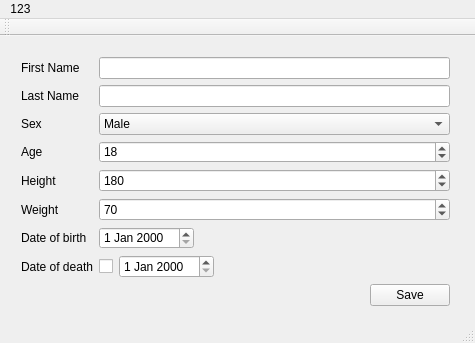
<?xml version="1.0" encoding="UTF-8"?>
<ui version="4.0">
 <class>MainWindow</class>
 <widget class="QMainWindow" name="MainWindow">
  <property name="geometry">
   <rect>
    <x>0</x>
    <y>0</y>
    <width>475</width>
    <height>343</height>
   </rect>
  </property>
  <property name="windowTitle">
   <string>MainWindow</string>
  </property>
  <widget class="QWidget" name="centralWidget">
   <widget class="QWidget" name="formLayoutWidget">
    <property name="geometry">
     <rect>
      <x>10</x>
      <y>10</y>
      <width>451</width>
      <height>271</height>
     </rect>
    </property>
    <layout class="QFormLayout" name="formLayout">
     <item row="0" column="0">
      <widget class="QLabel" name="FN">
       <property name="text">
        <string>First Name</string>
       </property>
      </widget>
     </item>
     <item row="1" column="0">
      <widget class="QLabel" name="LN">
       <property name="text">
        <string>Last Name</string>
       </property>
      </widget>
     </item>
     <item row="2" column="0">
      <widget class="QLabel" name="Sex">
       <property name="text">
        <string>Sex</string>
       </property>
      </widget>
     </item>
     <item row="2" column="1">
      <widget class="QComboBox" name="SexBox">
       <item>
        <property name="text">
         <string>Male</string>
        </property>
       </item>
       <item>
        <property name="text">
         <string>Female</string>
        </property>
       </item>
      </widget>
     </item>
     <item row="3" column="0">
      <widget class="QLabel" name="Age">
       <property name="text">
        <string>Age</string>
       </property>
      </widget>
     </item>
     <item row="3" column="1">
      <widget class="QSpinBox" name="AgeBox">
       <property name="minimum">
        <number>-9999999</number>
       </property>
       <property name="maximum">
        <number>9999999</number>
       </property>
       <property name="value">
        <number>18</number>
       </property>
      </widget>
     </item>
     <item row="4" column="0">
      <widget class="QLabel" name="Height">
       <property name="text">
        <string>Height</string>
       </property>
      </widget>
     </item>
     <item row="4" column="1">
      <widget class="QSpinBox" name="HeightBox">
       <property name="minimum">
        <number>-9999999</number>
       </property>
       <property name="maximum">
        <number>9999999</number>
       </property>
       <property name="value">
        <number>180</number>
       </property>
      </widget>
     </item>
     <item row="5" column="0">
      <widget class="QLabel" name="Weight">
       <property name="text">
        <string>Weight</string>
       </property>
      </widget>
     </item>
     <item row="5" column="1">
      <widget class="QSpinBox" name="WeightBox">
       <property name="minimum">
        <number>-9999999</number>
       </property>
       <property name="maximum">
        <number>9999999</number>
       </property>
       <property name="value">
        <number>70</number>
       </property>
      </widget>
     </item>
     <item row="6" column="0">
      <widget class="QLabel" name="DOB">
       <property name="text">
        <string>Date of birth</string>
       </property>
      </widget>
     </item>
     <item row="6" column="1">
      <layout class="QHBoxLayout" name="horizontalLayout_2">
       <item>
        <widget class="QDateEdit" name="DOBEdit"/>
       </item>
       <item>
        <spacer name="horizontalSpacer_2">
         <property name="orientation">
          <enum>Qt::Horizontal</enum>
         </property>
         <property name="sizeHint" stdset="0">
          <size>
           <width>40</width>
           <height>20</height>
          </size>
         </property>
        </spacer>
       </item>
      </layout>
     </item>
     <item row="7" column="0">
      <widget class="QLabel" name="DOD">
       <property name="text">
        <string>Date of death</string>
       </property>
      </widget>
     </item>
     <item row="7" column="1">
      <layout class="QHBoxLayout" name="horizontalLayout">
       <item>
        <widget class="QCheckBox" name="DODCheck">
         <property name="text">
          <string/>
         </property>
        </widget>
       </item>
       <item>
        <widget class="QDateEdit" name="DODEdit"/>
       </item>
       <item>
        <spacer name="horizontalSpacer">
         <property name="orientation">
          <enum>Qt::Horizontal</enum>
         </property>
         <property name="sizeHint" stdset="0">
          <size>
           <width>1</width>
           <height>1</height>
          </size>
         </property>
        </spacer>
       </item>
      </layout>
     </item>
     <item row="8" column="1">
      <layout class="QHBoxLayout" name="horizontalLayout_3">
       <item>
        <spacer name="horizontalSpacer_3">
         <property name="orientation">
          <enum>Qt::Horizontal</enum>
         </property>
         <property name="sizeHint" stdset="0">
          <size>
           <width>40</width>
           <height>20</height>
          </size>
         </property>
        </spacer>
       </item>
       <item>
        <widget class="QPushButton" name="SaveButton">
         <property name="text">
          <string>Save</string>
         </property>
        </widget>
       </item>
      </layout>
     </item>
     <item row="0" column="1">
      <widget class="QLineEdit" name="FNText"/>
     </item>
     <item row="1" column="1">
      <widget class="QLineEdit" name="LNText"/>
     </item>
    </layout>
   </widget>
  </widget>
  <widget class="QMenuBar" name="menuBar">
   <property name="geometry">
    <rect>
     <x>0</x>
     <y>0</y>
     <width>475</width>
     <height>18</height>
    </rect>
   </property>
   <widget class="QMenu" name="mainMenu">
    <property name="title">
     <string>123</string>
    </property>
    <widget class="QMenu" name="firstMenu">
     <property name="title">
      <string>first</string>
     </property>
     <addaction name="firstAction"/>
     <addaction name="secondAction"/>
    </widget>
    <addaction name="firstMenu"/>
    <addaction name="subAction"/>
   </widget>
   <addaction name="mainMenu"/>
  </widget>
  <widget class="QToolBar" name="mainToolBar">
   <attribute name="toolBarArea">
    <enum>TopToolBarArea</enum>
   </attribute>
   <attribute name="toolBarBreak">
    <bool>false</bool>
   </attribute>
  </widget>
  <widget class="QStatusBar" name="statusBar"/>
  <action name="firstAction">
   <property name="text">
    <string>1.1</string>
   </property>
  </action>
  <action name="secondAction">
   <property name="text">
    <string>1.2</string>
   </property>
  </action>
  <action name="subAction">
   <property name="text">
    <string>second</string>
   </property>
  </action>
 </widget>
 <layoutdefault spacing="6" margin="11"/>
 <resources/>
 <connections/>
</ui>
